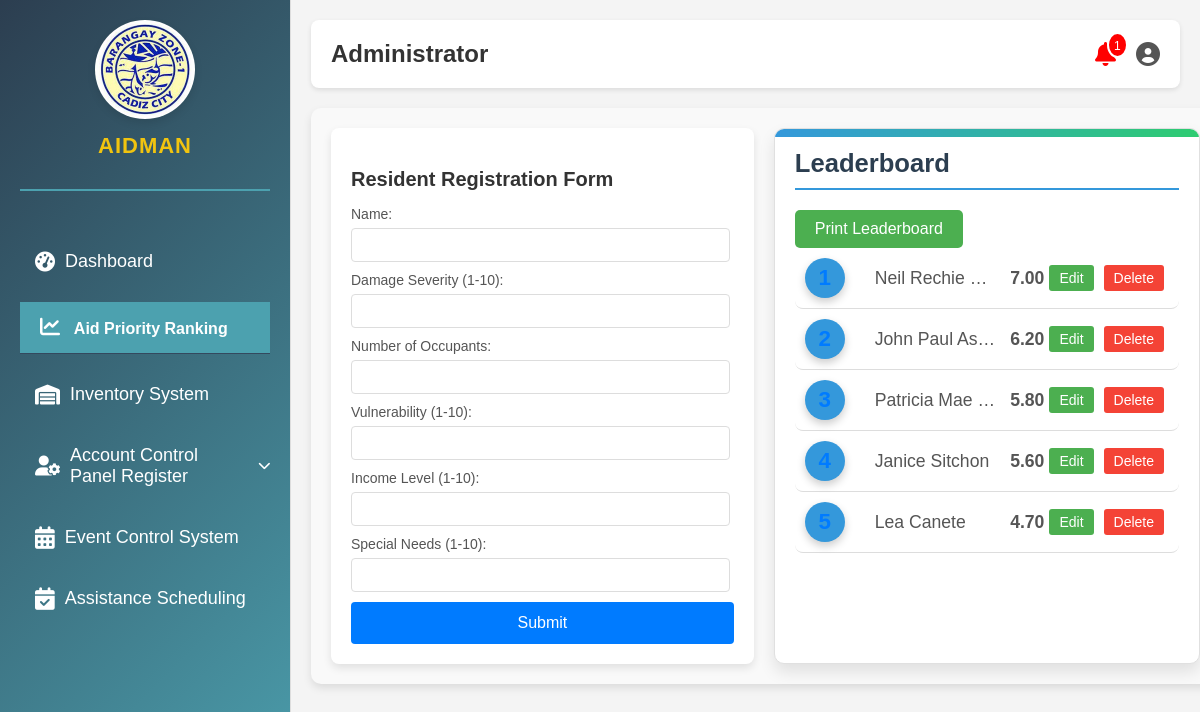
The app's page /aid-dashboard.php (signed in) with its own data.
### tables this page shows
CREATE TABLE `residents` (
  `id` int(11) NOT NULL,
  `name` varchar(100) NOT NULL,
  `damage_severity` int(11) NOT NULL,
  `number_of_occupants` int(11) NOT NULL,
  `vulnerability` int(11) NOT NULL,
  `income_level` int(11) NOT NULL,
  `special_needs` int(11) NOT NULL,
  `total_score` decimal(5,2) NOT NULL,
  `distribution_date` date DEFAULT NULL
);

### aid-dashboard.php (the view, shortened to what this page needs)
<!DOCTYPE html>
<html lang="en">
<head>
    <link rel="stylesheet" href="styles.css">
    <link rel="stylesheet" href="https://cdnjs.cloudflare.com/ajax/libs/font-awesome/6.0.0-beta3/css/all.min.css">
</head>
<body>
    <div class="container">
        <aside class="sidebar">
            <div class="logo">
                <img src="logo.jpg" alt="Barangay Logo">
                <h1>AIDMAN</h1>
            </div>
            <nav>
                <ul>
                    <li><a href="admin-dashboard.php"><i class="fas fa-tachometer-alt"></i> Dashboard</a></li>
                    <li class="nav-item active"><a href="aid-dashboard.php"><i class="fas fa-chart-line"></i> Aid Priority Ranking</a></li>
                    <li><a href="inventory-dashboard.php"><i class="fas fa-warehouse"></i> Inventory System</a></li>
                    <li class="arrow-dropdown">
                        <div class="arrow-dropdown-toggle" id="account-control-link">
                            <a href="account_control.php" style="flex-grow: 1;"><i class="fas fa-user-cog mr-2"></i> Account Control Panel Register</a>
                            <i class="fas fa-chevron-down arrow-toggle"></i>
                        </div>
                    </li>
                    <li><a href="event-control-system.php"><i class="fas fa-calendar-alt fa-lg mr-2"></i> Event Control System</a></li>
                    <li><a href="assistance-scheduling.php"><i class="fas fa-calendar-check fa-lg mr-2"></i> Assistance Scheduling</a></li>
                </ul>
            </nav>
        </aside>
        <main>
            <header>
                <h2>Administrator</h2>
                <div class="header-right">
                    <div class="notification-bell" id="notification-bell">
                        <?php
                        require 'db_connect.php';
                        $sql = "SELECT name, quantity, threshold_quantity FROM inventory WHERE quantity <= threshold_quantity";
                        $stmt = $conn->prepare($sql);
                        $stmt->execute();
                        $result = $stmt->get_result();
                        $lowStockNotifications = [];
                        if ($result->num_rows > 0) {
                            while ($row = $result->fetch_assoc()) {
                                $lowStockNotifications[] = [
                                    'name' => $row['name'],
                                    'quantity' => $row['quantity'],
                                    'threshold' => $row['threshold_quantity'],
                                ];
                            }
                        }
                        $hasLowStock = !empty($lowStockNotifications);
                        ?>
                        <i class="fas fa-bell" style="color: <?php echo $hasLowStock ? 'red' : '#555'; ?>;"></i>
                        <?php if ($hasLowStock): ?>
                            <span class="badge"><?php echo count($lowStockNotifications); ?></span>
                        <?php endif; ?>
                    </div>
                    <div class="profile-dropdown" id="profile-dropdown">
                        <i class="fas fa-user-circle"></i>
                    </div>
                </div>
            </header>
            <div id="unique-card-container" class="card-container">
                <div class="card-header card-header-left">
                    <h3>Resident Registration Form</h3>
                    <form action="submit_aid.php" method="post">
                        <label for="name">Name:</label>
                        <input type="text" id="name" name="name" required><br>
                        <label for="damage_severity">Damage Severity (1-10):</label>
                        <input type="number" id="damage_severity" name="damage_severity" min="1" max="10" required><br>
                        <label for="number_of_occupants">Number of Occupants:</label>
                        <input type="number" id="number_of_occupants" name="number_of_occupants" required><br>
                        <label for="vulnerability">Vulnerability (1-10):</label>
                        <input type="number" id="vulnerability" name="vulnerability" min="1" max="10" required><br>
                        <label for="income_level">Income Level (1-10):</label>
                        <input type="number" id="income_level" name="income_level" min="1" max="10" required><br>
                        <label for="special_needs">Special Needs (1-10):</label>
                        <input type="number" id="special_needs" name="special_needs" min="1" max="10" required><br>
                        <input type="submit" value="Submit">
                    </form>
                </div>
                <div class="card-header card-header-right">
                    <h3>Leaderboard</h3>
                    <button onclick="printLeaderboard()" class="btn-print-leaderboard" style="background-color: #4CAF50; color: white; padding: 10px 20px; border: none; border-radius: 5px; cursor: pointer; font-size: 16px; transition: background-color 0.3s, box-shadow 0.3s, filter 0.3s;">Print Leaderboard</button>
                    <ul class="leaderboard" id="leaderboard">
                        <?php
                        $pdo = new PDO('mysql:host=localhost;dbname=aidman-db', 'root', '');
                        $stmt = $pdo->query('SELECT id, name, total_score FROM residents ORDER BY total_score DESC');
                        $rankings = $stmt->fetchAll(PDO::FETCH_ASSOC);
                        ?>
                        <?php foreach ($rankings as $index => $resident): ?>
                            <li class="person">
                                <span class="icon"><?php echo $index + 1; ?></span>
                                <span class="nickname"><?php echo htmlspecialchars($resident['name']); ?></span>
                                <span class="score"><?php echo htmlspecialchars($resident['total_score']); ?></span>
                                <a href="#" class="btn btn-leaderboard-edit edit-btn" data-id="<?php echo urlencode($resident['id']); ?>">Edit</a>
                                <a href="#" class="btn btn-leaderboard-delete delete-btn" data-id="<?php echo urlencode($resident['id']); ?>">Delete</a>
                            </li>
                        <?php endforeach; ?>
                    </ul>
                </div>
            </div>
        </main>
    </div>
</body>
</html>

### aid-dashboard.php (style rules this page uses)
.notification-bell { position: relative; cursor: pointer; }
.notification-bell .badge { position: absolute; top: -10px; right: -12px; height: 7px; width: 7px; background-color: red; color: white; border-radius: 50%; border: 2px solid white; padding: 5px; font-size: 12px; padding-bottom: 10px; }

### records on screen
residents: name "Neil Rechie…", total_score "7.00"
residents: name "John Paul Asoy", total_score "6.20"
residents: name "Patricia Mae…", total_score "5.80"
residents: name "Janice Sitchon", total_score "5.60"
residents: name "Lea Canete", total_score "4.70"

### other values on screen
count($lowStockNotifications) "1"
